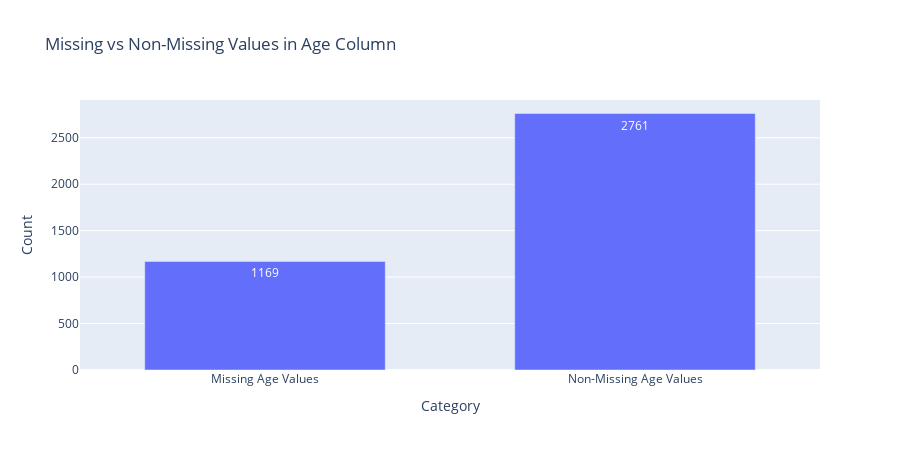

Notebook code cell kept with this figure:
### Code cell
# Calculate missing and non-missing values for Age
missing_age = df['Age'].isna().sum()
non_missing_age = df['Age'].notna().sum()

# Prepare data for the bar chart
data = {
    'Category': ['Missing Age Values', 'Non-Missing Age Values'],
    'Count': [missing_age, non_missing_age]
}

# Create bar chart
fig = px.bar(
    data,
    x='Category',
    y='Count',
    title='Missing vs Non-Missing Values in Age Column',
    text='Count'
)

# Place the numbers inside each bar
fig.update_traces(
    texttemplate='%{text}',
    textposition='inside'
)

# Improve layout
fig.update_layout(
    yaxis_title='Count',
    xaxis_title='Category',
    uniformtext_minsize=12,
    uniformtext_mode='show',
    bargap=0.35,
    height=450
)

fig.show()

### Figure 1 — Plotly figure (JSON) as saved in the notebook; plotly's stock layout.template omitted (floating-point values rounded to 4 significant figures)
{"data": [{"alignmentgroup": "True", "hovertemplate": "Category=%{x}<br>Count=%{text}<extra></extra>", "legendgroup": "", "marker": {"color": "#636efa", "pattern": {"shape": ""}}, "name": "", "offsetgroup": "", "orientation": "v", "showlegend": false, "text": [1169, 2761], "textposition": "inside", "texttemplate": "%{text}", "type": "bar", "x": ["Missing Age Values", "Non-Missing Age Values"], "xaxis": "x", "y": [1169, 2761], "yaxis": "y"}], "layout": {"bargap": 0.35, "barmode": "relative", "height": 450, "legend": {"tracegroupgap": 0}, "title": {"text": "Missing vs Non-Missing Values in Age Column"}, "uniformtext": {"minsize": 12, "mode": "show"}, "xaxis": {"anchor": "y", "domain": [0, 1], "title": {"text": "Category"}}, "yaxis": {"anchor": "x", "domain": [0, 1], "title": {"text": "Count"}}}}
